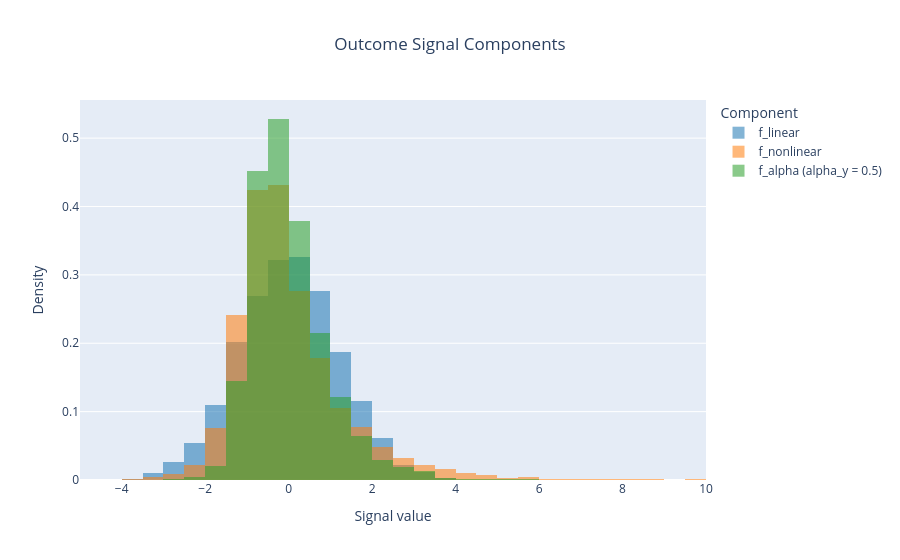

The notebook cell saved with this chart:
### Code cell
fig = go.Figure()

fig.add_trace(go.Histogram(
    x=f_lin,
    name="f_linear",
    opacity=0.55,
    nbinsx=40,
    marker_color="#1f77b4",
    histnorm="probability density"
))

fig.add_trace(go.Histogram(
    x=f_nonlin,
    name="f_nonlinear",
    opacity=0.55,
    nbinsx=40,
    marker_color="#ff7f0e",
    histnorm="probability density"
))

fig.add_trace(go.Histogram(
    x=f_a,
    name="f_alpha (alpha_y = 0.5)",
    opacity=0.55,
    nbinsx=40,
    marker_color="#2ca02c",
    histnorm="probability density"
))

fig.update_layout(
    barmode="overlay",
    title={"text": "Outcome Signal Components", "x": 0.5},
    xaxis_title="Signal value",
    yaxis_title="Density",
    legend_title_text="Component"
)

fig.show()

### Figure 1 — Plotly figure (JSON) as saved in the notebook; plotly's stock layout.template omitted (floating-point values rounded to 4 significant figures; data arrays with more than 128 entries replaced by an {"elided": "..."} marker saying what was removed)
{"data": [{"histnorm": "probability density", "marker": {"color": "#1f77b4"}, "name": "f_linear", "nbinsx": 40, "opacity": 0.55, "type": "histogram", "x": {"elided": "10000 float values"}}, {"histnorm": "probability density", "marker": {"color": "#ff7f0e"}, "name": "f_nonlinear", "nbinsx": 40, "opacity": 0.55, "type": "histogram", "x": {"elided": "10000 float values"}}, {"histnorm": "probability density", "marker": {"color": "#2ca02c"}, "name": "f_alpha (alpha_y = 0.5)", "nbinsx": 40, "opacity": 0.55, "type": "histogram", "x": {"elided": "10000 float values"}}], "layout": {"barmode": "overlay", "legend": {"title": {"text": "Component"}}, "title": {"text": "Outcome Signal Components", "x": 0.5}, "xaxis": {"title": {"text": "Signal value"}}, "yaxis": {"title": {"text": "Density"}}}}
